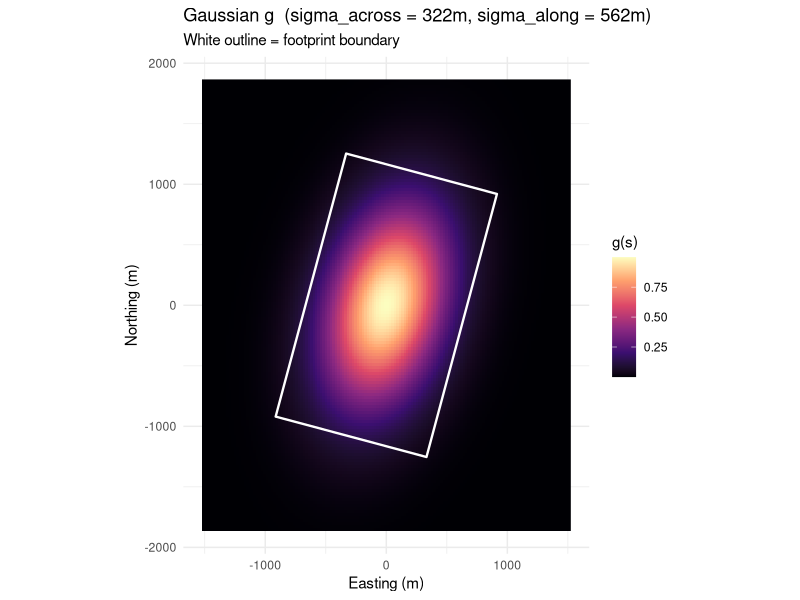
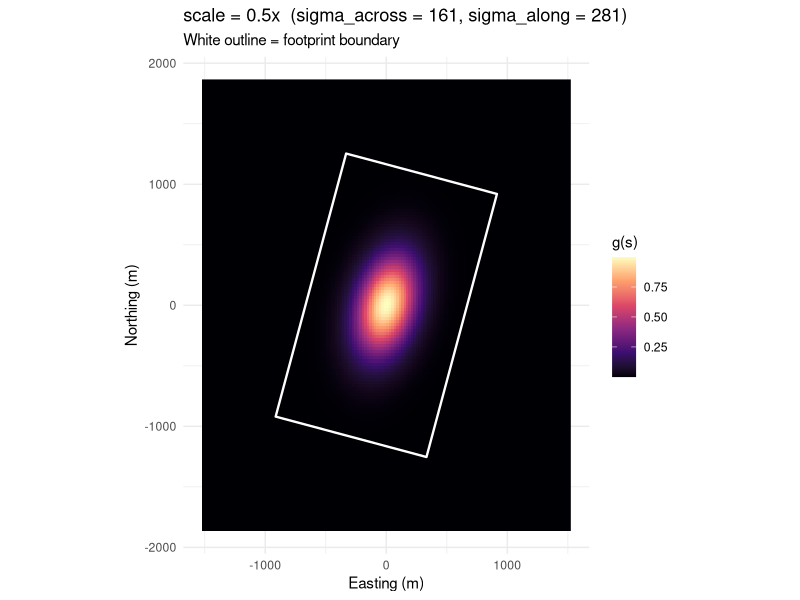
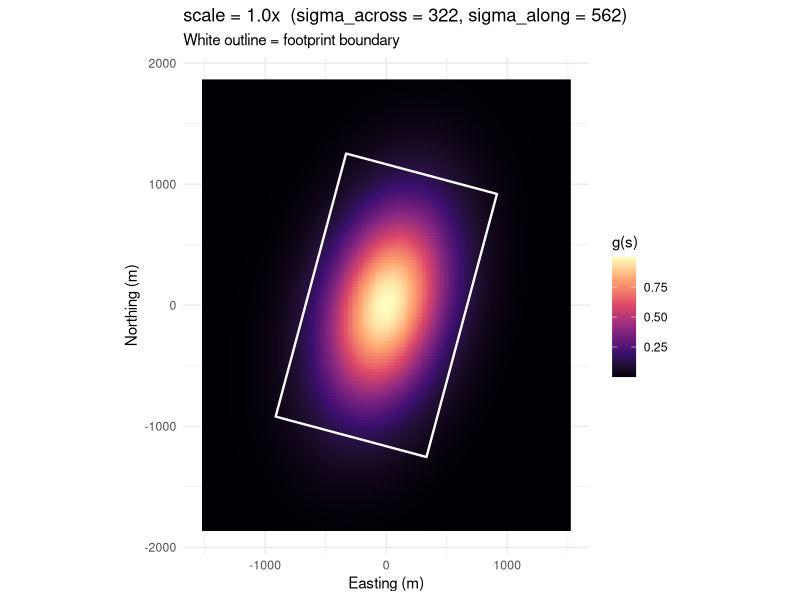
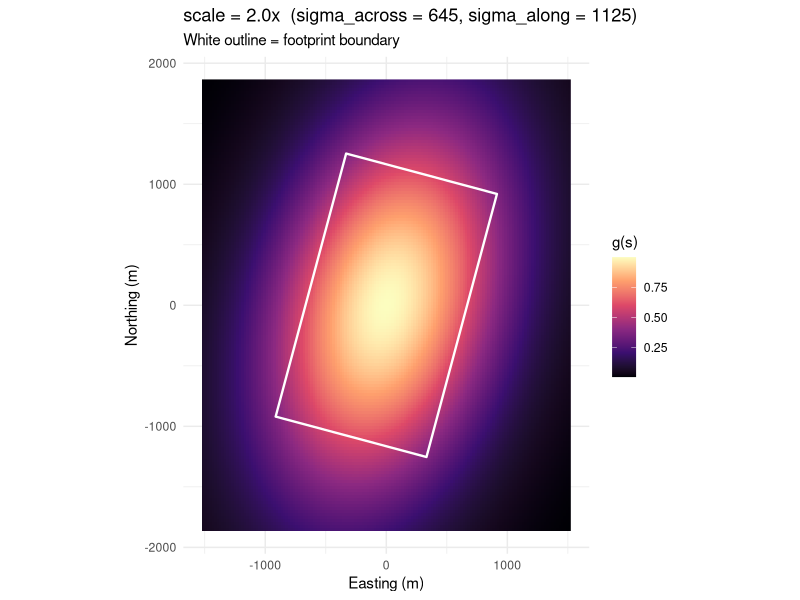

The R source for these figures, in order:
# g_sensitivity.R
#
# Sensitivity analysis for the choice of g (sensor footprint response).
#
# Strategy:
#   - Define a bivariate Gaussian g centered on each footprint centroid
#   - For PLOTTING: evaluate g over the original footprint extent + padding
#   - For INTEGRATION: buffer each footprint by 3*sigma so g is negligible
#     at the integration boundary, then pass to integrate_basis()
#   - Compare resulting A matrices across several sigma scale factors
#
# OCO-2 footprint dimensions (approx): 1290m across-track x 2250m along-track
# Base sigmas set so the footprint edge is at ~1 sigma:
#   sigma_across = 1290 / 2 = 645m
#   sigma_along  = 2250 / 2 = 1125m
#
# Orientation convention:
#   make_demo_footprint constructs the footprint with the long axis along y,
#   then rotates CCW by angle_deg. make_gaussian_g takes angle_rad as the
#   CCW rotation of the footprint frame — we negate it so the Gaussian's
#   long axis aligns with the footprint's long axis in world coordinates.

library(sf)
library(ggplot2)

# ------------------------------------------------------------------------------
# 1. Gaussian g factory
#
#    Returns a basis_fn compatible with integrate_basis():
#      input  : n x 2 matrix of projected (x, y) coordinates
#      output : n x 1 matrix of unnormalized Gaussian weights
#
#    sigma_across : std dev in the across-track direction (short axis, metres)
#    sigma_along  : std dev in the along-track direction  (long axis,  metres)
#    angle_rad    : CCW rotation of the footprint frame from x-axis (radians)
#                   Pass the NEGATED footprint angle if the footprint long
#                   axis starts along y (see demo below).
# ------------------------------------------------------------------------------
make_gaussian_g <- function(cx, cy, sigma_across, sigma_along, angle_rad = 0) {
  force(cx); force(cy)
  force(sigma_across); force(sigma_along); force(angle_rad)
  function(coords) {
    dx <- coords[, 1] - cx
    dy <- coords[, 2] - cy

    # Rotate world coords into footprint-aligned frame
    cos_a <- cos(angle_rad)
    sin_a <- sin(angle_rad)
    u <-  cos_a * dx + sin_a * dy   # across-track
    v <- -sin_a * dx + cos_a * dy   # along-track

    w <- exp(-0.5 * ((u / sigma_across)^2 + (v / sigma_along)^2))
    matrix(w, ncol = 1L)
  }
}

# ------------------------------------------------------------------------------
# 2. Buffer a footprint polygon for numerical integration
#    Buffer radius = n_sigma * max(sigma_across, sigma_along)
#    so g < exp(-n_sigma^2 / 2) at the boundary (~0.01% for n_sigma = 3)
# ------------------------------------------------------------------------------
buffer_footprint <- function(poly_sf, sigma_across, sigma_along, n_sigma = 3) {
  sf::st_buffer(poly_sf, dist = n_sigma * max(sigma_across, sigma_along))
}

# ------------------------------------------------------------------------------
# 3. Plot g over a footprint
#    poly_sf : ORIGINAL footprint (not buffered) — sets plot extent and outline
#    g_fn    : closure from make_gaussian_g()
#    pad     : padding beyond footprint bbox (metres) to show Gaussian tails
# ------------------------------------------------------------------------------
plot_g_on_footprint <- function(poly_sf, g_fn, n_grid = 150, pad = 600,
                                title = "Gaussian g over footprint") {
  bbox <- sf::st_bbox(poly_sf)
  xs   <- seq(bbox["xmin"] - pad, bbox["xmax"] + pad, length.out = n_grid)
  ys   <- seq(bbox["ymin"] - pad, bbox["ymax"] + pad, length.out = n_grid)
  grid <- expand.grid(x = xs, y = ys)

  grid$g <- as.numeric(g_fn(as.matrix(grid)))

  fp_coords <- as.data.frame(sf::st_coordinates(poly_sf))

  ggplot(grid, aes(x = x, y = y, fill = g)) +
    geom_raster() +
    scale_fill_viridis_c(option = "magma", name = "g(s)") +
    geom_polygon(
      data    = fp_coords,
      aes(x = X, y = Y, fill = NULL),
      colour  = "white", fill = NA, linewidth = 0.8
    ) +
    coord_equal() +
    labs(title    = title,
         subtitle = "White outline = footprint boundary",
         x        = "Easting (m)",
         y        = "Northing (m)") +
    theme_minimal()
}

# ------------------------------------------------------------------------------
# 4. Build a g-weighted A matrix
#
#    For each sounding i:
#      - make a Gaussian g centered on the sounding centroid
#      - buffer the sounding polygon for numerical integration
#      - call integrate_basis() to get g-weighted averages over fine-grid cells
#      - normalise so the row sums to 1 (consistent with uniform-weight A)
#
#    soundings_sf         : sf of footprint polygons (projected CRS)
#    fine_grid_sf         : sf of latent grid cells  (same CRS)
#    sigma_across, sigma_along : base sigmas in metres
#    angle_col            : column in soundings_sf with per-sounding rotation
#                           angle in radians (negated convention); NULL = 0
#    n_sigma              : buffer multiplier (default 3)
#    ...                  : passed to integrate_basis()
# ------------------------------------------------------------------------------
build_gaussian_A <- function(soundings_sf, fine_grid_sf,
                             sigma_across, sigma_along,
                             angle_col = NULL,
                             n_sigma   = 3,
                             ...) {
  # source("integrate.R"); source("qmc_utils.R")  # if not already loaded

  centroids <- sf::st_coordinates(sf::st_centroid(sf::st_geometry(soundings_sf)))
  n         <- nrow(soundings_sf)
  rows      <- vector("list", n)

  for (i in seq_len(n)) {
    cx    <- centroids[i, 1]
    cy    <- centroids[i, 2]
    angle <- if (!is.null(angle_col)) soundings_sf[[angle_col]][i] else 0

    g_fn     <- make_gaussian_g(cx, cy, sigma_across, sigma_along, angle)
    buf_poly <- buffer_footprint(soundings_sf[i, ], sigma_across, sigma_along, n_sigma)

    # integrate_basis returns an m x 1 matrix of g-weighted averages
    # over each fine-grid cell from the perspective of sounding i
    raw       <- integrate_basis(basis_fn = g_fn, polygons_sf = fine_grid_sf, ...)
    r         <- as.numeric(raw)
    rows[[i]] <- r / sum(r, na.rm = TRUE)
  }

  do.call(rbind, rows)
}

# ------------------------------------------------------------------------------
# 5. Demo
# ------------------------------------------------------------------------------

# Construct a rotated rectangular footprint.
# Long axis (height) starts along y, then rotate CCW by angle_deg.
make_demo_footprint <- function(cx = 0, cy = 0,
                                width     = 1290,
                                height    = 2250,
                                angle_deg = 15) {
  a  <- angle_deg * pi / 180
  dx <- width  / 2
  dy <- height / 2

  corners_local <- rbind(
    c(-dx, -dy), c(dx, -dy), c(dx, dy), c(-dx, dy), c(-dx, -dy)
  )

  # CCW rotation: long axis (y) rotates toward x
  cos_a <- cos(a); sin_a <- sin(a)
  rot   <- matrix(c(cos_a, sin_a, -sin_a, cos_a), 2, 2, byrow = TRUE)

  corners_world <- t(rot %*% t(corners_local))
  corners_world[, 1] <- corners_world[, 1] + cx
  corners_world[, 2] <- corners_world[, 2] + cy

  sf::st_sf(
    id       = 1L,
    geometry = sf::st_sfc(
      sf::st_polygon(list(corners_world)),
      crs = 32619   # UTM 19N — Boston
    )
  )
}

# --- Run demo -----------------------------------------------------------------

angle_deg <- 15
angle_rad <- angle_deg * pi / 180

# Base sigmas: footprint edge ~ 1 sigma
sigma_across <- 1290 / 4   # 645 m  (short axis)
sigma_along  <- 2250 / 4   # 1125 m (long axis)

fp       <- make_demo_footprint(angle_deg = angle_deg)
centroid <- sf::st_coordinates(sf::st_centroid(fp))

# Negate angle_rad: the footprint long axis starts along y before rotation,
# so the inverse rotation (world -> footprint frame) uses the negative angle
g_base <- make_gaussian_g(
  cx           = centroid[1],
  cy           = centroid[2],
  sigma_across = sigma_across,
  sigma_along  = sigma_along,
  angle_rad    = -angle_rad
)

# Plot 1: base sigma, g shown over original footprint extent + padding
p1 <- plot_g_on_footprint(
  fp, g_base,
  title = sprintf(
    "Gaussian g  (sigma_across = %.0fm, sigma_along = %.0fm)",
    sigma_across, sigma_along
  )
)
print(p1)

# Plot 2: three scale factors for supplement comparison
scale_factors <- c(0.5, 1.0, 2.0)

plots <- lapply(scale_factors, function(s) {
  sa <- sigma_across * s
  sl <- sigma_along  * s
  g  <- make_gaussian_g(centroid[1], centroid[2], sa, sl, -angle_rad)
  plot_g_on_footprint(
    fp, g,
    title = sprintf(
      "scale = %.1fx  (sigma_across = %.0f, sigma_along = %.0f)", s, sa, sl
    )
  )
})

for (p in plots) print(p)

# To combine into one figure with patchwork:
# library(patchwork)
# wrap_plots(plots, nrow = 1) +
#   plot_annotation(title = "Sensitivity to sigma scale factor")
